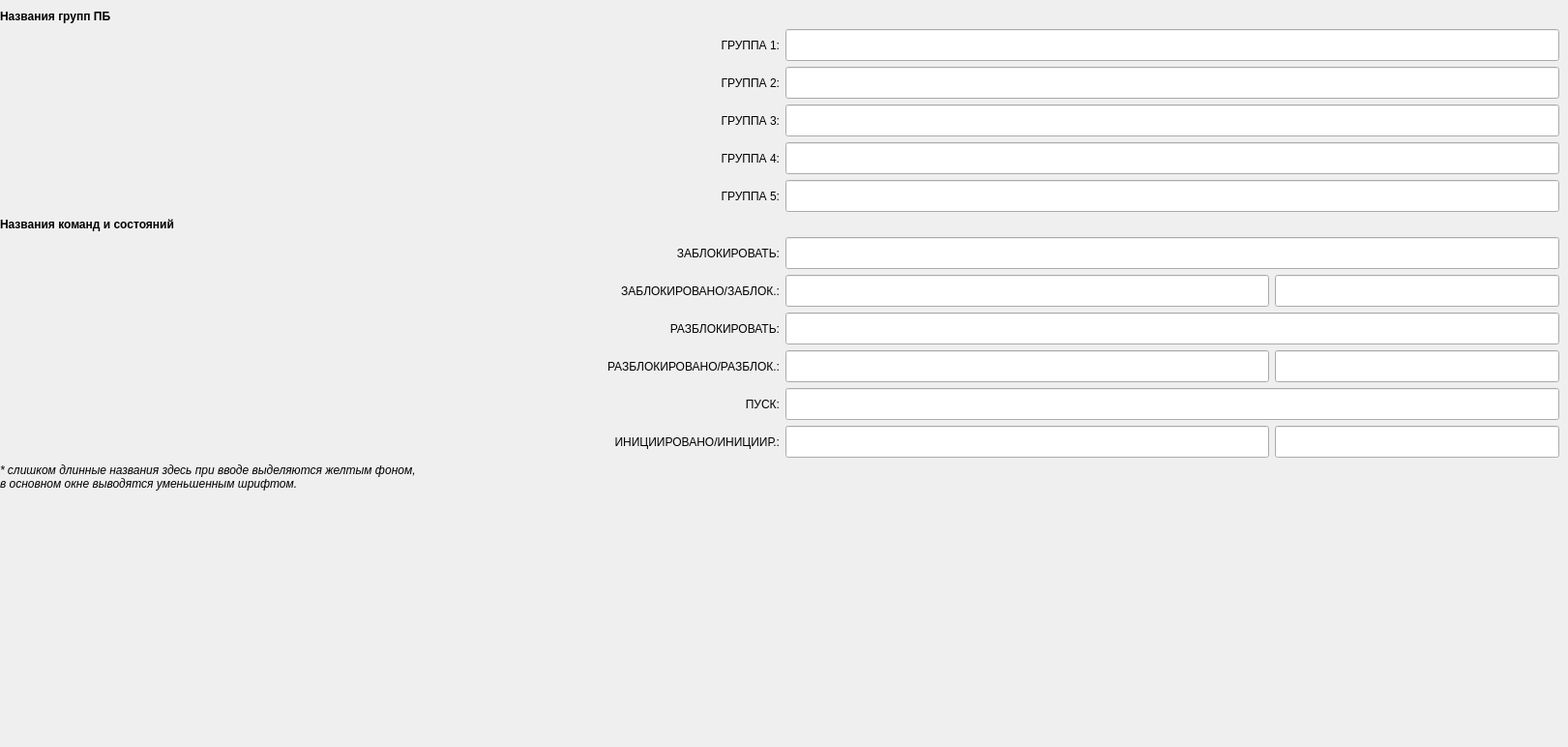
      <widget class="QWidget" name="tab_7">
       <attribute name="title">
        <string>Названия</string>
       </attribute>
       <widget class="QWidget" name="gridLayoutWidget_5">
        <property name="geometry">
         <rect>
          <x>0</x>
          <y>10</y>
          <width>1612</width>
          <height>753</height>
         </rect>
        </property>
        <layout class="QGridLayout" name="gridLayout_5">
         <item row="4" column="1">
          <widget class="QLineEdit" name="eg3">
           <property name="sizePolicy">
            <sizepolicy hsizetype="Maximum" vsizetype="Fixed">
             <horstretch>0</horstretch>
             <verstretch>0</verstretch>
            </sizepolicy>
           </property>
           <property name="minimumSize">
            <size>
             <width>800</width>
             <height>0</height>
            </size>
           </property>
           <property name="maximumSize">
            <size>
             <width>16777215</width>
             <height>16777215</height>
            </size>
           </property>
           <property name="font">
            <font>
             <pointsize>16</pointsize>
            </font>
           </property>
          </widget>
         </item>
         <item row="7" column="0" colspan="2">
          <layout class="QHBoxLayout" name="horizontalLayout_14">
           <item>
            <widget class="QLabel" name="label_55">
             <property name="sizePolicy">
              <sizepolicy hsizetype="Minimum" vsizetype="Preferred">
               <horstretch>0</horstretch>
               <verstretch>0</verstretch>
              </sizepolicy>
             </property>
             <property name="font">
              <font>
               <weight>75</weight>
               <bold>true</bold>
              </font>
             </property>
             <property name="text">
              <string>Названия команд и состояний</string>
             </property>
            </widget>
           </item>
          </layout>
         </item>
         <item row="22" column="0" colspan="2">
          <layout class="QHBoxLayout" name="horizontalLayout_17">
           <item>
            <widget class="QLabel" name="label_61">
             <property name="sizePolicy">
              <sizepolicy hsizetype="Minimum" vsizetype="Preferred">
               <horstretch>0</horstretch>
               <verstretch>0</verstretch>
              </sizepolicy>
             </property>
             <property name="font">
              <font>
               <weight>50</weight>
               <italic>true</italic>
               <bold>false</bold>
              </font>
             </property>
             <property name="text">
              <string>* слишком длинные названия здесь при вводе выделяются желтым фоном,
в основном окне выводятся уменьшенным шрифтом.</string>
             </property>
            </widget>
           </item>
          </layout>
         </item>
         <item row="13" column="1">
          <layout class="QHBoxLayout" name="horizontalLayout_12">
           <item>
            <widget class="QLineEdit" name="statLn2">
             <property name="sizePolicy">
              <sizepolicy hsizetype="Maximum" vsizetype="Fixed">
               <horstretch>0</horstretch>
               <verstretch>0</verstretch>
              </sizepolicy>
             </property>
             <property name="minimumSize">
              <size>
               <width>500</width>
               <height>0</height>
              </size>
             </property>
             <property name="maximumSize">
              <size>
               <width>16777215</width>
               <height>16777215</height>
              </size>
             </property>
             <property name="font">
              <font>
               <pointsize>16</pointsize>
              </font>
             </property>
            </widget>
           </item>
           <item>
            <widget class="QLineEdit" name="statSh2">
             <property name="sizePolicy">
              <sizepolicy hsizetype="Fixed" vsizetype="Fixed">
               <horstretch>0</horstretch>
               <verstretch>0</verstretch>
              </sizepolicy>
             </property>
             <property name="minimumSize">
              <size>
               <width>294</width>
               <height>0</height>
              </size>
             </property>
             <property name="maximumSize">
              <size>
               <width>16777215</width>
               <height>16777215</height>
              </size>
             </property>
             <property name="font">
              <font>
               <pointsize>16</pointsize>
              </font>
             </property>
            </widget>
           </item>
          </layout>
         </item>
         <item row="10" column="0">
          <widget class="QLabel" name="lab_cmd1">
           <property name="sizePolicy">
            <sizepolicy hsizetype="MinimumExpanding" vsizetype="Preferred">
             <horstretch>0</horstretch>
             <verstretch>0</verstretch>
            </sizepolicy>
           </property>
           <property name="text">
            <string>РАЗБЛОКИРОВАТЬ:</string>
           </property>
           <property name="alignment">
            <set>Qt::AlignRight|Qt::AlignTrailing|Qt::AlignVCenter</set>
           </property>
          </widget>
         </item>
         <item row="9" column="1">
          <layout class="QHBoxLayout" name="horizontalLayout_9">
           <item>
            <widget class="QLineEdit" name="statLn0">
             <property name="sizePolicy">
              <sizepolicy hsizetype="Maximum" vsizetype="Fixed">
               <horstretch>0</horstretch>
               <verstretch>0</verstretch>
              </sizepolicy>
             </property>
             <property name="minimumSize">
              <size>
               <width>500</width>
               <height>0</height>
              </size>
             </property>
             <property name="maximumSize">
              <size>
               <width>16777215</width>
               <height>16777215</height>
              </size>
             </property>
             <property name="font">
              <font>
               <pointsize>16</pointsize>
              </font>
             </property>
            </widget>
           </item>
           <item>
            <widget class="QLineEdit" name="statSh0">
             <property name="sizePolicy">
              <sizepolicy hsizetype="Maximum" vsizetype="Fixed">
               <horstretch>0</horstretch>
               <verstretch>0</verstretch>
              </sizepolicy>
             </property>
             <property name="minimumSize">
              <size>
               <width>294</width>
               <height>0</height>
              </size>
             </property>
             <property name="maximumSize">
              <size>
               <width>16777215</width>
               <height>16777215</height>
              </size>
             </property>
             <property name="font">
              <font>
               <pointsize>16</pointsize>
              </font>
             </property>
            </widget>
           </item>
          </layout>
         </item>
         <item row="8" column="1">
          <widget class="QLineEdit" name="cmd0">
           <property name="sizePolicy">
            <sizepolicy hsizetype="Maximum" vsizetype="Fixed">
             <horstretch>0</horstretch>
             <verstretch>0</verstretch>
            </sizepolicy>
           </property>
           <property name="minimumSize">
            <size>
             <width>800</width>
             <height>0</height>
            </size>
           </property>
           <property name="maximumSize">
            <size>
             <width>16777215</width>
             <height>16777215</height>
            </size>
           </property>
           <property name="font">
            <font>
             <pointsize>16</pointsize>
            </font>
           </property>
          </widget>
         </item>
         <item row="9" column="0">
          <widget class="QLabel" name="stat0">
           <property name="sizePolicy">
            <sizepolicy hsizetype="MinimumExpanding" vsizetype="Preferred">
             <horstretch>0</horstretch>
             <verstretch>0</verstretch>
            </sizepolicy>
           </property>
           <property name="text">
            <string>ЗАБЛОКИРОВАНО/ЗАБЛОК.:</string>
           </property>
           <property name="alignment">
            <set>Qt::AlignRight|Qt::AlignTrailing|Qt::AlignVCenter</set>
           </property>
          </widget>
         </item>
         <item row="8" column="0">
          <widget class="QLabel" name="lab_cmd0">
           <property name="sizePolicy">
            <sizepolicy hsizetype="MinimumExpanding" vsizetype="Preferred">
             <horstretch>0</horstretch>
             <verstretch>0</verstretch>
            </sizepolicy>
           </property>
           <property name="minimumSize">
            <size>
             <width>0</width>
             <height>0</height>
            </size>
           </property>
           <property name="text">
            <string>ЗАБЛОКИРОВАТЬ:</string>
           </property>
           <property name="alignment">
            <set>Qt::AlignRight|Qt::AlignTrailing|Qt::AlignVCenter</set>
           </property>
          </widget>
         </item>
         <item row="11" column="0">
          <widget class="QLabel" name="stat1">
           <property name="sizePolicy">
            <sizepolicy hsizetype="MinimumExpanding" vsizetype="Preferred">
             <horstretch>0</horstretch>
             <verstretch>0</verstretch>
            </sizepolicy>
           </property>
           <property name="text">
            <string>РАЗБЛОКИРОВАНО/РАЗБЛОК.:</string>
           </property>
           <property name="alignment">
            <set>Qt::AlignRight|Qt::AlignTrailing|Qt::AlignVCenter</set>
           </property>
          </widget>
         </item>
         <item row="24" column="0">
          <spacer name="verticalSpacer_11">
           <property name="orientation">
            <enum>Qt::Vertical</enum>
           </property>
           <property name="sizeHint" stdset="0">
            <size>
             <width>20</width>
             <height>40</height>
            </size>
           </property>
          </spacer>
         </item>
         <item row="0" column="0" colspan="2">
          <layout class="QHBoxLayout" name="horizontalLayout_13">
           <item>
            <widget class="QLabel" name="label_47">
             <property name="sizePolicy">
              <sizepolicy hsizetype="Minimum" vsizetype="Preferred">
               <horstretch>0</horstretch>
               <verstretch>0</verstretch>
              </sizepolicy>
             </property>
             <property name="font">
              <font>
               <weight>75</weight>
               <bold>true</bold>
              </font>
             </property>
             <property name="text">
              <string>Названия групп ПБ</string>
             </property>
            </widget>
           </item>
          </layout>
         </item>
         <item row="12" column="1">
          <widget class="QLineEdit" name="cmd2">
           <property name="sizePolicy">
            <sizepolicy hsizetype="Maximum" vsizetype="Fixed">
             <horstretch>0</horstretch>
             <verstretch>0</verstretch>
            </sizepolicy>
           </property>
           <property name="minimumSize">
            <size>
             <width>800</width>
             <height>0</height>
            </size>
           </property>
           <property name="maximumSize">
            <size>
             <width>16777215</width>
             <height>16777215</height>
            </size>
           </property>
           <property name="font">
            <font>
             <pointsize>16</pointsize>
            </font>
           </property>
          </widget>
         </item>
         <item row="13" column="0">
          <widget class="QLabel" name="stat2">
           <property name="sizePolicy">
            <sizepolicy hsizetype="MinimumExpanding" vsizetype="Preferred">
             <horstretch>0</horstretch>
             <verstretch>0</verstretch>
            </sizepolicy>
           </property>
           <property name="text">
            <string>ИНИЦИИРОВАНО/ИНИЦИИР.:</string>
           </property>
           <property name="alignment">
            <set>Qt::AlignRight|Qt::AlignTrailing|Qt::AlignVCenter</set>
           </property>
          </widget>
         </item>
         <item row="12" column="0">
          <widget class="QLabel" name="lab_cmd2">
           <property name="sizePolicy">
            <sizepolicy hsizetype="MinimumExpanding" vsizetype="Preferred">
             <horstretch>0</horstretch>
             <verstretch>0</verstretch>
            </sizepolicy>
           </property>
           <property name="text">
            <string>ПУСК:</string>
           </property>
           <property name="alignment">
            <set>Qt::AlignRight|Qt::AlignTrailing|Qt::AlignVCenter</set>
           </property>
          </widget>
         </item>
         <item row="11" column="1">
          <layout class="QHBoxLayout" name="horizontalLayout_10">
           <item>
            <widget class="QLineEdit" name="statLn1">
             <property name="sizePolicy">
              <sizepolicy hsizetype="Maximum" vsizetype="Fixed">
               <horstretch>0</horstretch>
               <verstretch>0</verstretch>
              </sizepolicy>
             </property>
             <property name="minimumSize">
              <size>
               <width>500</width>
               <height>0</height>
              </size>
             </property>
             <property name="maximumSize">
              <size>
               <width>16777215</width>
               <height>16777215</height>
              </size>
             </property>
             <property name="font">
              <font>
               <pointsize>16</pointsize>
              </font>
             </property>
            </widget>
           </item>
           <item>
            <widget class="QLineEdit" name="statSh1">
             <property name="sizePolicy">
              <sizepolicy hsizetype="Maximum" vsizetype="Fixed">
               <horstretch>0</horstretch>
               <verstretch>0</verstretch>
              </sizepolicy>
             </property>
             <property name="minimumSize">
              <size>
               <width>294</width>
               <height>0</height>
              </size>
             </property>
             <property name="maximumSize">
              <size>
               <width>16777215</width>
               <height>16777215</height>
              </size>
             </property>
             <property name="font">
              <font>
               <pointsize>16</pointsize>
              </font>
             </property>
            </widget>
           </item>
          </layout>
         </item>
         <item row="10" column="1">
          <widget class="QLineEdit" name="cmd1">
           <property name="sizePolicy">
            <sizepolicy hsizetype="Maximum" vsizetype="Fixed">
             <horstretch>0</horstretch>
             <verstretch>0</verstretch>
            </sizepolicy>
           </property>
           <property name="minimumSize">
            <size>
             <width>800</width>
             <height>0</height>
            </size>
           </property>
           <property name="maximumSize">
            <size>
             <width>16777215</width>
             <height>16777215</height>
            </size>
           </property>
           <property name="font">
            <font>
             <pointsize>16</pointsize>
            </font>
           </property>
          </widget>
         </item>
         <item row="3" column="0">
          <widget class="QLabel" name="lab_eg2">
           <property name="sizePolicy">
            <sizepolicy hsizetype="MinimumExpanding" vsizetype="Preferred">
             <horstretch>0</horstretch>
             <verstretch>0</verstretch>
            </sizepolicy>
           </property>
           <property name="text">
            <string>ГРУППА 3:</string>
           </property>
           <property name="alignment">
            <set>Qt::AlignRight|Qt::AlignTrailing|Qt::AlignVCenter</set>
           </property>
          </widget>
         </item>
         <item row="1" column="0">
          <widget class="QLabel" name="lab_eg0">
           <property name="sizePolicy">
            <sizepolicy hsizetype="MinimumExpanding" vsizetype="Preferred">
             <horstretch>0</horstretch>
             <verstretch>0</verstretch>
            </sizepolicy>
           </property>
           <property name="text">
            <string>ГРУППА 1:</string>
           </property>
           <property name="alignment">
            <set>Qt::AlignRight|Qt::AlignTrailing|Qt::AlignVCenter</set>
           </property>
          </widget>
         </item>
         <item row="1" column="1">
          <widget class="QLineEdit" name="eg0">
           <property name="sizePolicy">
            <sizepolicy hsizetype="Maximum" vsizetype="Fixed">
             <horstretch>0</horstretch>
             <verstretch>0</verstretch>
            </sizepolicy>
           </property>
           <property name="minimumSize">
            <size>
             <width>800</width>
             <height>0</height>
            </size>
           </property>
           <property name="maximumSize">
            <size>
             <width>16777215</width>
             <height>16777215</height>
            </size>
           </property>
           <property name="font">
            <font>
             <pointsize>16</pointsize>
            </font>
           </property>
          </widget>
         </item>
         <item row="2" column="1">
          <widget class="QLineEdit" name="eg1">
           <property name="sizePolicy">
            <sizepolicy hsizetype="Maximum" vsizetype="Fixed">
             <horstretch>0</horstretch>
             <verstretch>0</verstretch>
            </sizepolicy>
           </property>
           <property name="minimumSize">
            <size>
             <width>800</width>
             <height>0</height>
            </size>
           </property>
           <property name="maximumSize">
            <size>
             <width>16777215</width>
             <height>16777215</height>
            </size>
           </property>
           <property name="font">
            <font>
             <pointsize>16</pointsize>
            </font>
           </property>
          </widget>
         </item>
         <item row="2" column="0">
          <widget class="QLabel" name="lab_eg1">
           <property name="sizePolicy">
            <sizepolicy hsizetype="MinimumExpanding" vsizetype="Preferred">
             <horstretch>0</horstretch>
             <verstretch>0</verstretch>
            </sizepolicy>
           </property>
           <property name="text">
            <string>ГРУППА 2:</string>
           </property>
           <property name="alignment">
            <set>Qt::AlignRight|Qt::AlignTrailing|Qt::AlignVCenter</set>
           </property>
          </widget>
         </item>
         <item row="4" column="0">
          <widget class="QLabel" name="lab_eg3">
           <property name="sizePolicy">
            <sizepolicy hsizetype="MinimumExpanding" vsizetype="Preferred">
             <horstretch>0</horstretch>
             <verstretch>0</verstretch>
            </sizepolicy>
           </property>
           <property name="text">
            <string>ГРУППА 4:</string>
           </property>
           <property name="alignment">
            <set>Qt::AlignRight|Qt::AlignTrailing|Qt::AlignVCenter</set>
           </property>
          </widget>
         </item>
         <item row="3" column="1">
          <widget class="QLineEdit" name="eg2">
           <property name="sizePolicy">
            <sizepolicy hsizetype="Maximum" vsizetype="Fixed">
             <horstretch>0</horstretch>
             <verstretch>0</verstretch>
            </sizepolicy>
           </property>
           <property name="minimumSize">
            <size>
             <width>800</width>
             <height>0</height>
            </size>
           </property>
           <property name="maximumSize">
            <size>
             <width>16777215</width>
             <height>16777215</height>
            </size>
           </property>
           <property name="font">
            <font>
             <pointsize>16</pointsize>
            </font>
           </property>
          </widget>
         </item>
         <item row="6" column="0">
          <widget class="QLabel" name="lab_eg4">
           <property name="sizePolicy">
            <sizepolicy hsizetype="MinimumExpanding" vsizetype="Preferred">
             <horstretch>0</horstretch>
             <verstretch>0</verstretch>
            </sizepolicy>
           </property>
           <property name="text">
            <string>ГРУППА 5:</string>
           </property>
           <property name="alignment">
            <set>Qt::AlignRight|Qt::AlignTrailing|Qt::AlignVCenter</set>
           </property>
          </widget>
         </item>
         <item row="6" column="1">
          <widget class="QLineEdit" name="eg4">
           <property name="sizePolicy">
            <sizepolicy hsizetype="Maximum" vsizetype="Fixed">
             <horstretch>0</horstretch>
             <verstretch>0</verstretch>
            </sizepolicy>
           </property>
           <property name="minimumSize">
            <size>
             <width>800</width>
             <height>0</height>
            </size>
           </property>
           <property name="maximumSize">
            <size>
             <width>16777215</width>
             <height>16777215</height>
            </size>
           </property>
           <property name="font">
            <font>
             <pointsize>16</pointsize>
            </font>
           </property>
          </widget>
         </item>
        </layout>
       </widget>
      </widget>
